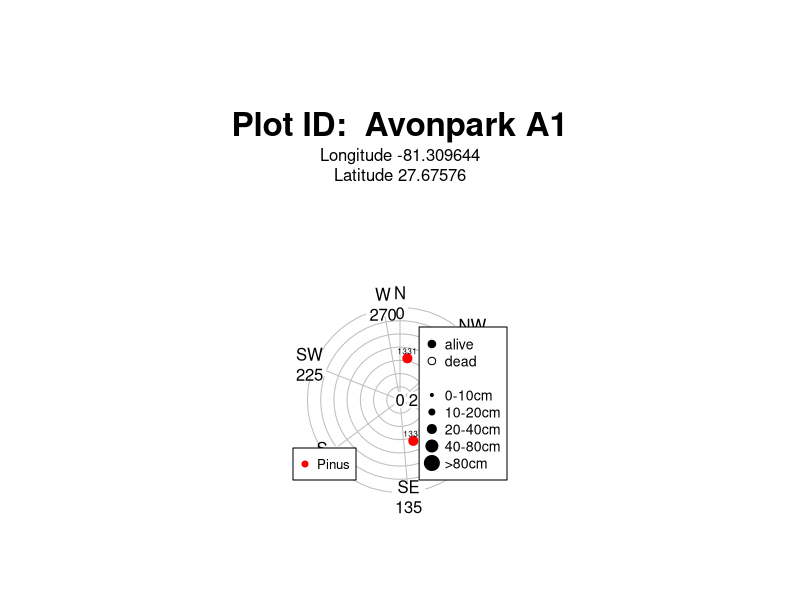
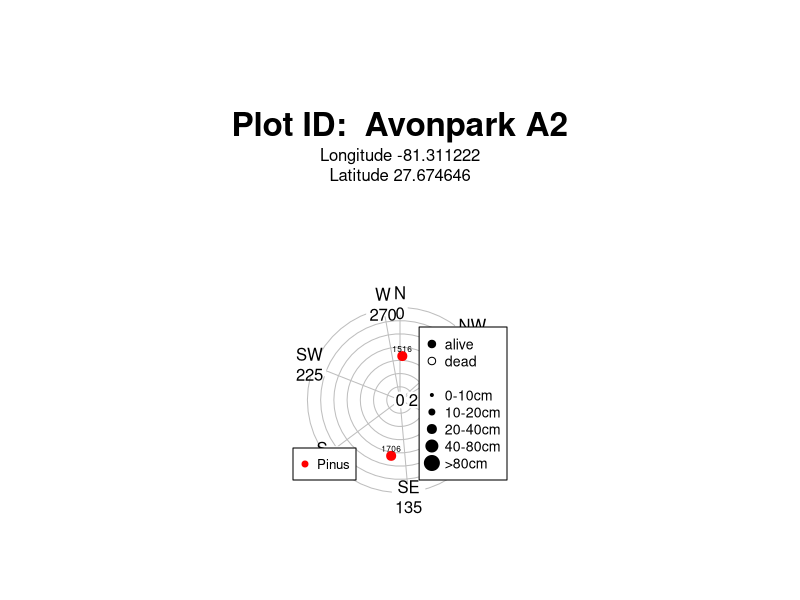
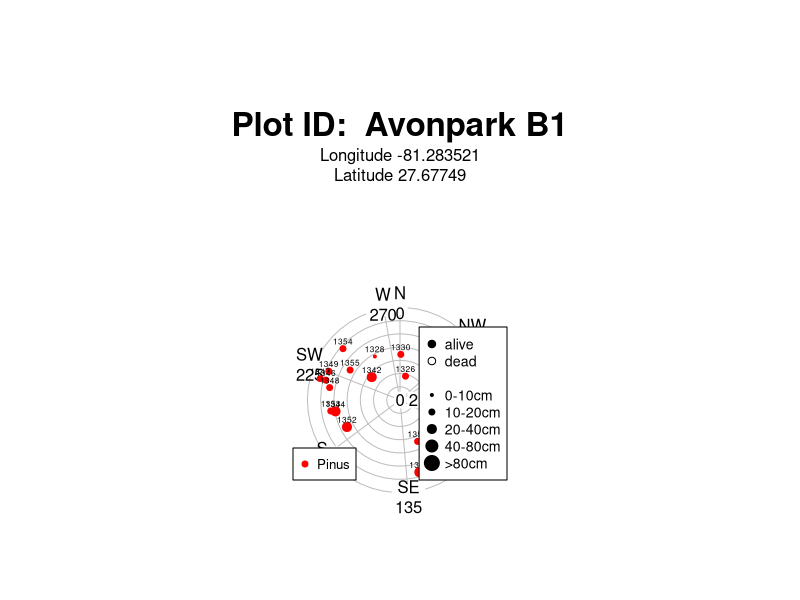
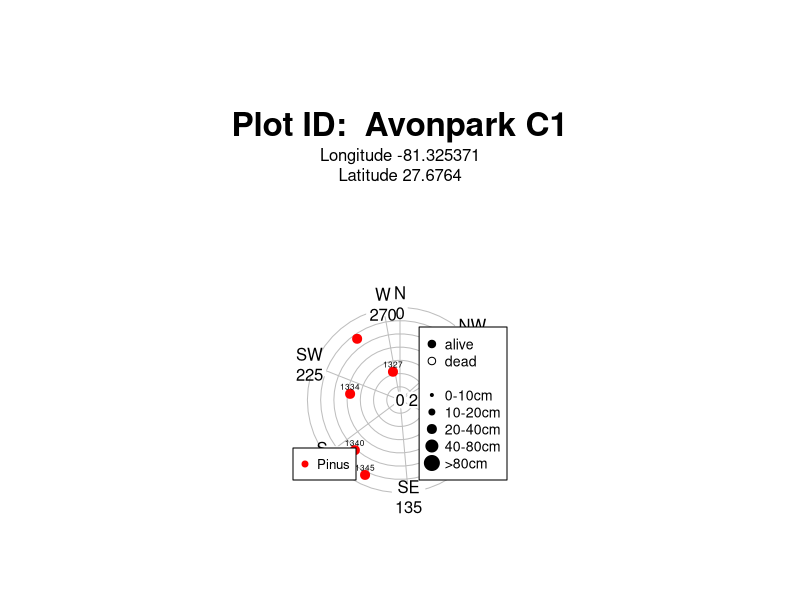
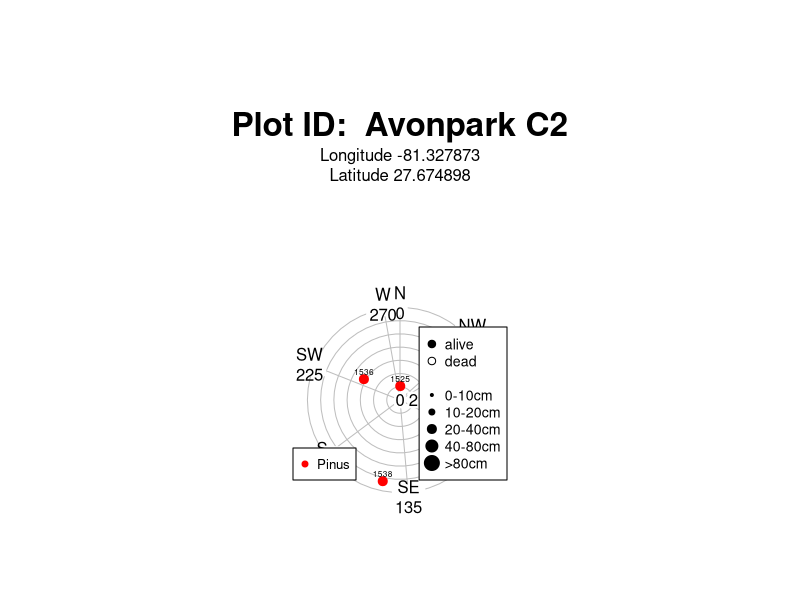
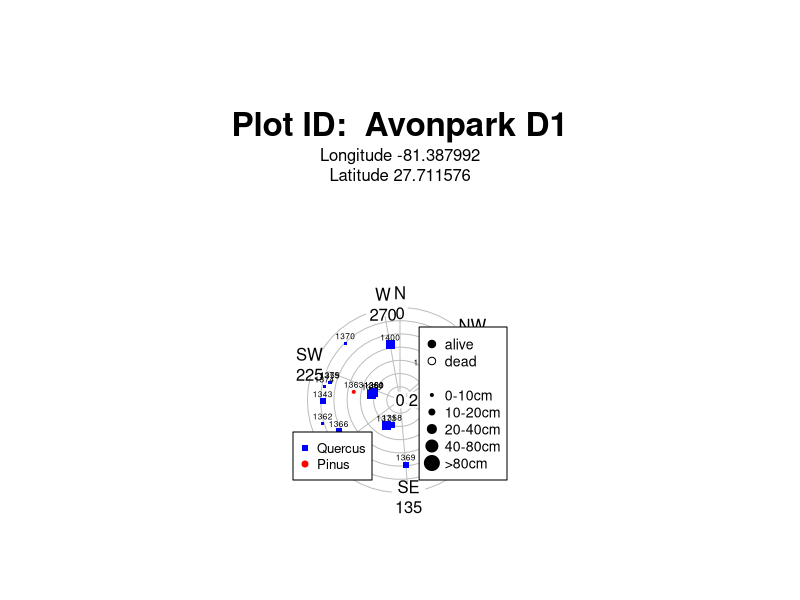
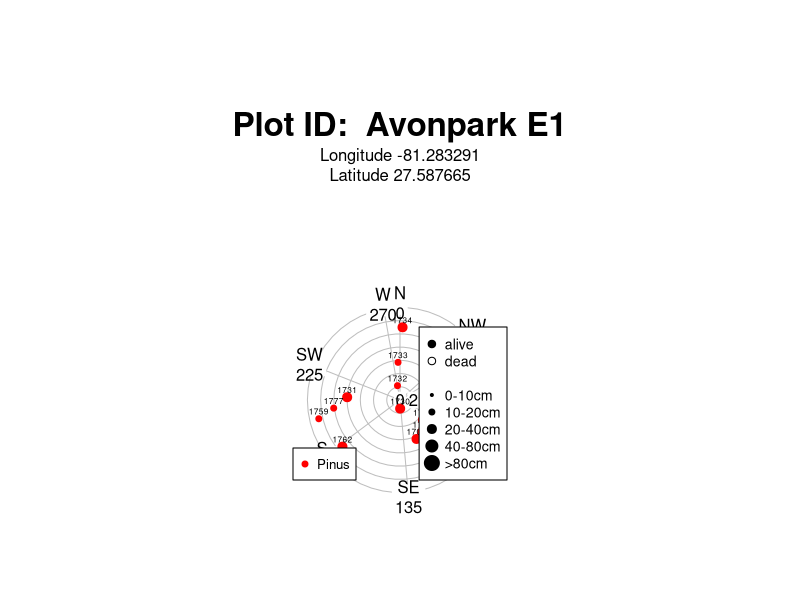
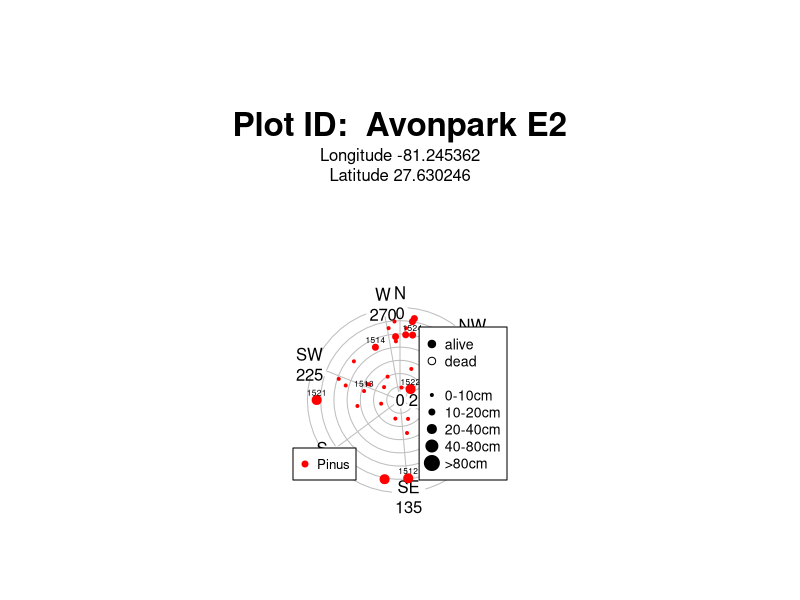

Source code (R) for these figures, in order: (Note: this script raises an error after producing the figures.)
# Making STEM MAPS for tree surveys
#
# Adapted from code provided by Margaret Metz

library(plyr); library(dplyr); library(readr); library(ggplot2)
library(plotrix)
library(stringr)

tree_data <- read_csv("data/processed_data/trees.csv")# load tree data
plotids <- sort(unique(tree_data$plot_id))# vector of unique plot ids

plot_data <- read_csv("data/processed_data/plot_locations.csv")
plot_data <- plot_data %>%
      # mutate(plot_id = str_to_title(plot_id)) %>%
      select(plot_id, Longitude = lon, Latitude = lat, installation_full_name)

stem_map_data <- tree_data %>%
      arrange(desc(date)) %>%
      filter(!duplicated(stem_id)) %>%
      select(stem_id, plot_id, tag, dbh, health, distance, azimuth, scientific_name, Genus) %>%
      mutate(
            Genus = if_else(Genus %in% c("Acer","Carya", "Pinus", "Quercus"), Genus, "other"),
             symbol.pch = case_when(
                   Genus == "Acer" ~ 17,
                   Genus == "Carya" ~ 18,
                   Genus == "Pinus" ~ 19,
                   Genus == "Quercus" ~ 15,
                   Genus == "other" ~ 3,
                   ),
             symbol.colors = case_when(
                   Genus == "Acer" ~ "darkorange",
                   Genus == "Carya" ~ "brown",
                   Genus == "Pinus" ~ "red",
                   Genus == "Quercus" ~ "blue",
                   Genus == "other" ~ "black",
                   )
             )


## Function to iterate over the vector of plot ids and make a map ####
for(i in plotids){

      tmp = filter(stem_map_data, plot_id==i)

      expansion=.4*cut(tmp$dbh, c(0,10,20,40,80, max(tree_data$dbh, na.rm=T)), labels=F)

      dead = tmp$health=="dead" & !is.na(tmp$health)
      dead[dead==TRUE] = "white"
      dead[dead==FALSE] = tmp$symbol.colors[dead==FALSE]

      ## Set page/map size
      # quartz(width = 8.5, height = 11, pointsize = 10)

      png(filename = paste("stem_maps/",i,".png",sep = ""),
          width = 8.5, height = 11,
          units = "in", pointsize = 10, res = 150)
      par(mai=c(0.5, 0.5, 0.5, 0.5))

      ## Make stem plot
      polar.plot(tmp$distance, tmp$azimuth,
           start=90, clockwise=T, rp.type="n",
           labels=paste(c("N","NE","E","SE","S","SW","W","NW"), seq(0,315,45), sep="\n"),
           label.pos=c(0, 45, 90, 135, 180, 225, 270, 315),
           radial.lim=c(0,12.6), mar=c(5, 5, 15, 5),
           label.prop=1.05, font=2, family="serif"
           )

xpos <- cos(pi*((-1)*tmp$azimuth+90)/180) * tmp$distance
ypos <- sin(pi*((-1)*tmp$azimuth+90)/180) * tmp$distance

points(xpos,ypos, pch=tmp$symbol.pch, cex=expansion, col=tmp$symbol.colors, bg=dead)


text(xpos,ypos, tmp$tag, cex=.5, pos=1, offset=c(-.5,-.6))

legend("bottomleft",
       legend=unique(tmp$Genus),
       col=unique(tmp$symbol.colors),
       pch=unique(tmp$symbol.pch),
       # pt.bg=c("darkorange", "brown", "red", "blue", "black"),
       cex=0.8,
       inset=c(-0.035,.1))

legend("bottomright",
       legend=c("alive", "dead", NA,"0-10cm", "10-20cm", "20-40cm", "40-80cm", ">80cm"),
       col="black",
       pch=c(21,21,NA,rep(21,5)),
       pt.bg=c("black", "white", NA, "black", "black", "black", "black", "black"),
       pt.cex=c(1,1,NA, c(.4*(1:5))), cex=.85, inset=c(-0.035,.1))

pdata = filter(plot_data, plot_id==unique(tmp$plot_id)) %>%
      mutate(plot_id = str_to_title(plot_id))

mtext(paste("Plot ID: ", pdata$plot_id), font=2, line=8, cex=2)

mtext(paste("Longitude ",pdata$Longitude,"\nLatitude ", pdata$Latitude, sep=""), line=5.75)

mtext(paste("Map printed ", date(), sep=""), side=1, adj=0, cex=.5, line=5)

dev.off()

}
